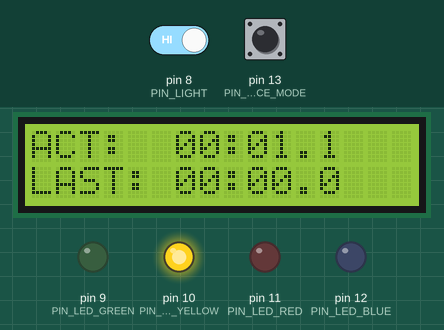
This sketch was run on a simulated Arduino Uno, built with avr-gcc and run on an emulated ATmega328P. Shown: 16×2 character LCD, output pins drawn as LEDs (lit = HIGH). The test bench sets the inputs (shaded band); at power-on: pin 13 (PIN_RACE_MODE) HIGH, pin 8 (PIN_LIGHT) HIGH.

Above: at 1.2 s.
1.3 s: pin 13 (PIN_RACE_MODE) pulled LOW for 0.15 s
At 1.42 s:
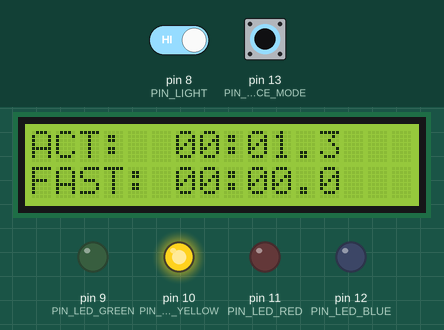
2.0 s: pin 8 (PIN_LIGHT) driven LOW
At 2.12 s:
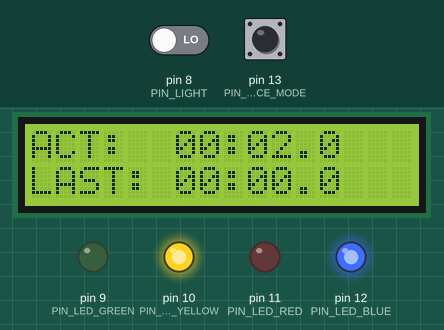
3.7 s: pin 13 (PIN_RACE_MODE) pulled LOW for 1 s
At 4.64 s:
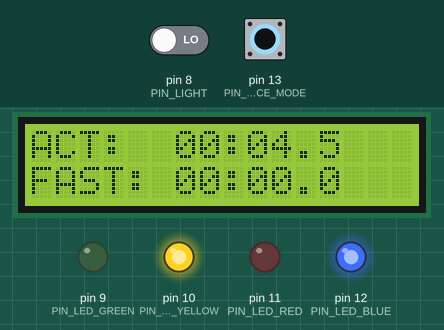
5.3 s: pin 8 (PIN_LIGHT) driven HIGH
At 6.5 s:
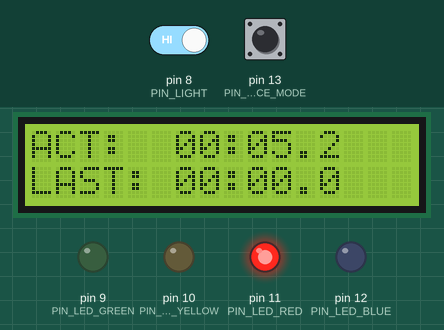
6.8 s: pin 13 (PIN_RACE_MODE) pulled LOW for 0.15 s
At 6.88 s:
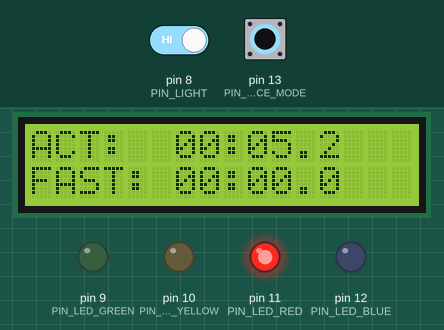
8.4 s: pin 8 (PIN_LIGHT) driven LOW
At 9.0 s:
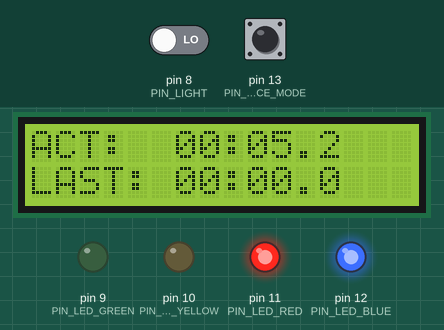
Timing chart, 0 to 10.9 s (numbered marks = the images above; inputs shaded):
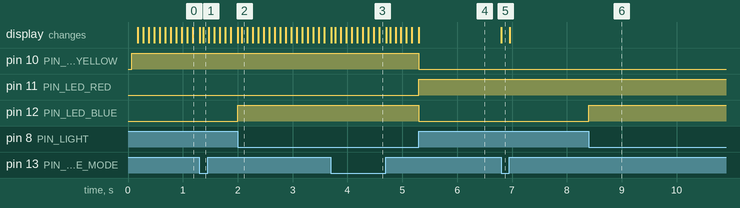

Measured:
- after the input at 1.3 s, the display: first changes at once (image 1 shows a later state)
- after the input at 2.0 s, pin 10 (PIN_LED_YELLOW): stays HIGH (without the input it goes to LOW after 0.07 s); pin 11 (PIN_LED_RED): stays LOW (without the input it goes to HIGH after 0.07 s); pin 12 (PIN_LED_BLUE): LOW → HIGH at once
- after the input at 3.7 s, the display: first changes at once (image 3 shows a later state)
- after the input at 5.3 s, pin 10 (PIN_LED_YELLOW), pin 12 (PIN_LED_BLUE): HIGH → LOW at once; pin 11 (PIN_LED_RED): LOW → HIGH at once
- after the input at 6.8 s, the display: changes at once (image 5)
- after the input at 8.4 s, pin 12 (PIN_LED_BLUE): LOW → HIGH at once

The sketch:

time_measurment.ino
```cpp
// include the library code:
#include <LiquidCrystal.h>
#include "timer_interrupt.h"

/**********************************************************************************
  config                                                                         */
#define PIN_LIGHT       8
#define PIN_LED_GREEN   9
#define PIN_LED_YELLOW  10
#define PIN_LED_RED     11
#define PIN_LED_BLUE    12
#define PIN_RACE_MODE   13

#define POST_RACE_DELAY 500 // post delay time 5 sec
/*********************************************************************************/

#define ASCI_OFF 48

// initialize the library by associating any needed LCD interface pin
// with the arduino pin number it is connected to
const int rs = 7, en = 6, d4 = 2, d5 = 3, d6 = 4, d7 = 5;
LiquidCrystal lcd(rs, en, d4, d5, d6, d7);

void timer_routine();
void display_update();
void calc_race_state(bool light_sensor);
String calculate_time_string(char * p_char_time, uint8_t * timer);
void print_char_array(char char_array[], uint8_t array_lenght);
void check_fast_time(uint8_t actual_time[], uint8_t fastest_time[]);

static char actual_time_string[]  = "ACT:  00:00.0";
static char fastest_time_string[] = "FAST: 00:00.0";
static char last_time_string[]    = "LAST: 00:00.0";

enum e_race_state {
  PRE_RACE_STATE,
  IN_RACE_STATE,
  POST_RACE_STATE
};

#define minutes 0
#define seconds 1
#define milsec  2

static enum e_race_state race_state;                // state of race
static uint8_t actual_time[3];                      // actual timer
static uint8_t fastest_time[]={99,59,9};            // fast timer
static bool disp_update_bit;                        // bit for display update request
static uint16_t post_cout;                          // counter for post race state
static bool light_senosr;                           // light sensor input
static bool diplay_time_var;                        // display timer variant input

void setup() {
  timer_init(&timer_routine);                       // init timer interrupt for time measurment
  lcd.begin(16, 2);                                 // initialize the LCD
  race_state = PRE_RACE_STATE;                      // init race_state als PRE_RACE_STATE
  disp_update_bit = TRUE;                           // init display_update as true
  pinMode(PIN_LIGHT, INPUT);                        // config pin off light-sensor as digital input
  pinMode(PIN_RACE_MODE, INPUT_PULLUP);             // config pin off race mode switch as digital input
  pinMode(PIN_LED_GREEN, OUTPUT);                   // config pin off led green as digital output
  pinMode(PIN_LED_YELLOW, OUTPUT);                  // config pin off led yellow as digital output
  pinMode(PIN_LED_RED, OUTPUT);                     // config pin off led red as digital output
  pinMode(PIN_LED_BLUE, OUTPUT);                    // config pin off led blue as digital output
  post_cout       = 0;                              // init post_count with zero
  diplay_time_var = FALSE;                          // init display_timer_var as false
  light_senosr    = TRUE;                           // init light_sensor as true
  lcd.clear();                                      // clear lcd
  Serial.begin(9600);                               // open the serial port at 9600 bps:
  interrupts();                                     // enable all interrupts
}

void loop() {

  light_senosr    = !digitalRead(PIN_LIGHT);        // read status of light sensor
  if(diplay_time_var != digitalRead(PIN_RACE_MODE)){ // if display_timer_var changed
    disp_update_bit = TRUE;                         // set display update request
    diplay_time_var = !diplay_time_var;
  }
  calc_race_state(light_senosr);                    // calculate race state
  calc_info_led(race_state, light_senosr);          // activate info leds
  display_update();                                 // check display update
}

/*
 * interrupt fucion is called every 10ms
 * update timer
 */
void timer_routine(){
  static uint8_t  in_count  = 0;

  if(race_state == IN_RACE_STATE){                  // if IN_RACE_STATE is activ
    post_cout = 0;

    if(in_count > 9){                               // if in_count higher 9
      in_count = 0;                                 // reset in_cout
      disp_update_bit = TRUE;                       // set diplay update request
      actual_time[milsec]++;                        // and increment mis_sec
    }
    if(actual_time[milsec] > 9){                    // if mis_sec higher 9
      actual_time[milsec] = 0;                      // reset mis_sec
      actual_time[seconds]++;                       // and increment seconds
    }
    if(actual_time[seconds] > 59){                  // if seconds higher 59
      actual_time[seconds] = 0;                     // reset seconds
      actual_time[minutes]++;                       // and increment minutes
    }
    if(actual_time[minutes] < 99)                   // if minutes 99
    {
      in_count++;                                   // stop counter
    }
  }
  else if(race_state == POST_RACE_STATE){            // if IN_RACE_STATE is activ
    in_count = 0;
    if(post_cout < POST_RACE_DELAY){                 // increment post_delay
      post_cout++;
    }
  }
}

/*
 * function calculate actual race state
 */
void calc_race_state(bool light_sensor){
  if(race_state == PRE_RACE_STATE && light_sensor == FALSE){
    race_state = IN_RACE_STATE;
  }
  else if(race_state == IN_RACE_STATE && light_sensor == FALSE && actual_time[seconds] > 1){
    race_state = POST_RACE_STATE;                                       // change to POST_RACE_STATE
  }
  else if(race_state == POST_RACE_STATE && post_cout >= POST_RACE_DELAY)
  {
    race_state = PRE_RACE_STATE;
    disp_update_bit = TRUE;
    calculate_time_string(&last_time_string[0], &actual_time[0]);     // update last time string
    check_fast_time(actual_time, fastest_time);
    actual_time[minutes] = 0;
    actual_time[seconds] = 0;
    actual_time[milsec]  = 0;
  }
}

/*
 * calculate info led
 */
void calc_info_led(enum e_race_state race_state, bool light_senosr){
  digitalWrite(PIN_LED_BLUE, light_senosr);

  if(race_state == PRE_RACE_STATE){                                     // if RPE_RACE_STATE is active
    digitalWrite(PIN_LED_GREEN,  TRUE);                                 // activate only green led
    digitalWrite(PIN_LED_YELLOW, FALSE);
    digitalWrite(PIN_LED_RED,    FALSE);
  }
  else if(race_state == IN_RACE_STATE){                                 // if IN_RACE_STATE is active
    digitalWrite(PIN_LED_GREEN,  FALSE);                                // activate only yellow led
    digitalWrite(PIN_LED_YELLOW, TRUE);
    digitalWrite(PIN_LED_RED,    FALSE);
  }
  else{                                                                 // if POST_RACE_STATE is active
    digitalWrite(PIN_LED_GREEN,  FALSE);                                // activate only red led
    digitalWrite(PIN_LED_YELLOW, FALSE);
    digitalWrite(PIN_LED_RED,    TRUE);
  }
}

/*
 * function for manage display update
 */
void display_update(){
  if(disp_update_bit){                                                  // if display updte responsed
    lcd.clear();                                                        // clear lcd
    calculate_time_string(&actual_time_string[0], &actual_time[0]);     // update actal time string
    lcd.setCursor(0,0);                                                 // set cursor in fist line
    print_char_array(actual_time_string, 13);                           // print actual time string
    if(diplay_time_var){                                                // if last time mode active
      lcd.setCursor(0,1);                                               // set cursor in second line
      print_char_array(last_time_string, 13);                           // and print last time
    }
    else{                                                               // if fast time mode active
      lcd.setCursor(0,1);                                               // set cursor in second line
      print_char_array(fastest_time_string, 13);                        // and print fast time
    }
    disp_update_bit = FALSE;                                            // reset diplay update bit
  }
}

/*
 * function for update timer string
*/
String calculate_time_string(char * p_char_time, uint8_t * timer){
  if(timer[minutes] > 9){                                               // if minutes of timer higher 9
    p_char_time[6] = timer[minutes]/10 + ASCI_OFF;                      // update both positions
    p_char_time[7] = timer[minutes]%10 + ASCI_OFF;
  }
  else{                                                                 // if minutes of timer smaler 10
    p_char_time[6] = (char)((int)('0'));                                // update only one position
    p_char_time[7] = timer[minutes] + ASCI_OFF;
  }
  if(timer[seconds] > 9){                                               // if seconds of timer higher 9
    p_char_time[9]  = timer[seconds]/10 + ASCI_OFF;                     // update both positions
    p_char_time[10] = timer[seconds]%10 + ASCI_OFF;
  }
  else{                                                                 // if seconds of timer smaler 10
    p_char_time[9]  = (char)((int)('0'));                               // update both positions
    p_char_time[10] = timer[seconds] + ASCI_OFF;
  }
  p_char_time[12] = timer[milsec] + ASCI_OFF;                           // update mil second
}

/*
 * function for print a char array to display
 */
void print_char_array(char char_array[], uint8_t array_lenght)
{
  uint8_t count = 0;
  for(count=0; count < array_lenght; count++){                          // for length of char array
    lcd.print(char_array[count]);                                       // print a letter to display
  }
}

/*
 * function check if time is fastest
 */
void check_fast_time(uint8_t actual_time[], uint8_t fastest_time[]){
  bool is_faster = false;

  if(    actual_time[minutes] < fastest_time[minutes])
  {
    is_faster = true;
  }
  else if(actual_time[minutes] == fastest_time[minutes])
  {
    if(actual_time[seconds] < fastest_time[seconds])
    {
      is_faster = true;
    }
    else if(actual_time[seconds] == fastest_time[seconds])
    {
      if(actual_time[milsec]  <  fastest_time[milsec])
      {
        is_faster = true;
      }
      else
      {
         is_faster = false;
      }
    }
    else
    {
      is_faster = false;
    }
  }
  else
  {
    is_faster = false;
  }

  Serial.println(is_faster);
  if(is_faster)
  {
    memcpy(fastest_time, actual_time, 3);
    calculate_time_string(&fastest_time_string[0], &actual_time[0]);     // update fastest time string
  }
}
```

timer_interrupt.c
```cpp
#include <avr/interrupt.h>
#include <Arduino.h>
#include "timer_interrupt.h"

static void (*interrupt_routine)();

uint8_t actaul_timer[3]; // actaul timer array [minute], [secunde] and [0.1 secundes]

void timer_init( void (*interrupt_func)(void))
{
  noInterrupts();           // disable all interrupts

//set timer1 interrupt at 100Hz
  TCCR1A = 0;// set entire TCCR1A register to 0
  TCCR1B = 0;// same for TCCR1B
  TCNT1  = 0;//initialize counter value to 0
  // set compare match register for 100hz increments
  OCR1A = 19999;// = (16*10^6) / (100*8) - 1 (must be <65536)
  // turn on CTC mode
  TCCR1B |= (1 << WGM12);
  // Set CS10 and CS12 bits for 8 prescaler
  TCCR1B |= (1 << CS11);
  // enable timer compare interrupt
  TIMSK1 |= (1 << OCIE1A);

  interrupt_routine = interrupt_func;

}

ISR(TIMER1_COMPA_vect)		//Interrupt-Routine wird alle 5ms aufgerufen
{
  cli();							//Interrupts deaktivieren
  interrupt_routine();
  sei();							//Interrupts aktivieren
}
```

timer_interrupt.h
```cpp
#ifndef _TIMER_INTERRUPT_H_
 #define _TIMER_INTERRUPT_H_

 #ifdef __cplusplus
   extern "C" {
 #endif

  #define TRUE  ((boolean) 1)
  #define FALSE ((boolean) 0)

  extern void timer_init( void (*interrupt_func)(void));


//Definitions

  #ifdef __cplusplus
    }
  #endif

  #define milsec  0
  #define seconds 1
  #define minutes 2

#endif //_TIMER_INTERRUPT_H_
```
